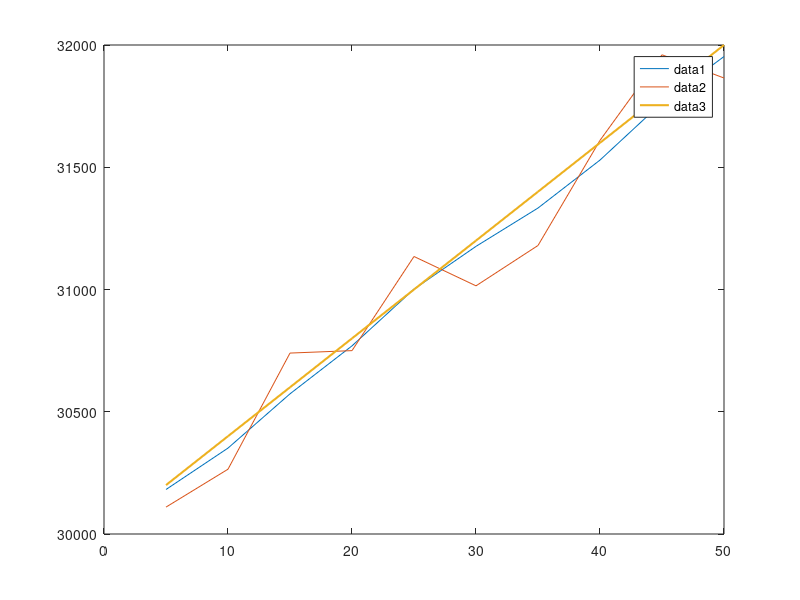

This figure's MATLAB source:
clear;
clc;

alpha=0.2;
beta=0.1;
t_samp=5; %track-to-track interval

%initialise values
x_init=30000;
v_init=40;

z=load('ab.txt'); %measurements
n=size(z,2);
t=linspace(t_samp,t_samp*n,n); %time values

x=zeros(1,n); %range estimates of aircraft
v=zeros(1,n); %velocity estimates of aircraft

x_est=zeros(1,n); %range estimates of aircraft
v_est=zeros(1,n); %velocity estimates of aircraft

%Estimate initial values
x_temp=x_init+v_init*t_samp;
v_temp=v_init;
for i = 1:n
    %State Extrapolation Equations:
        %x(i)=x_temp;
        %v(i)=v_temp;
    
    %Present estimate after measurement
    x(i)=x_temp+alpha*(z(i)-x_temp);  
    v(i)=v_temp+beta*(z(i)-x_temp)/t_samp;
    
    x_temp=x(i)+v(i)*t_samp;
    v_temp=v(i);
    
    %Save temporary predicted estimates
    x_est(i)=x_temp;
    v_est(i)=v_temp;

end

format shortG;
%format LONG E ;
[t./5;z;x;v;x_est;v_est] %#ok<NOPTS> 

plot(t,x,t,z,t,x_init+v_init*t, 'linewidth',1.5);
legend;
